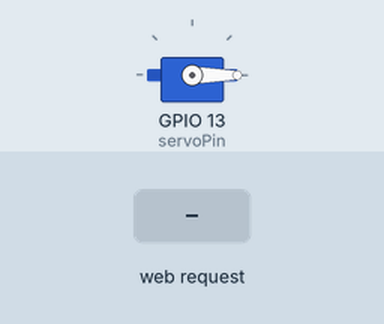
Simulated run of this sketch. Board: ESP32. On the bench: servo. The inputs (shaded band) are chosen by the test bench. WiFi joins after 1.5 s; servers stay silent unless stated; what the sketch prints to the serial monitor is not drawn.

Above: at 2.7 s.
2.8 s: HTTP request GET /open received
At 4.2 s:
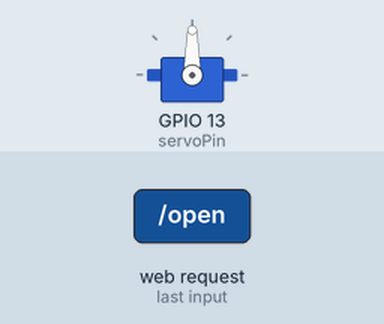
4.9 s: HTTP request GET /stop received
At 5.36 s:
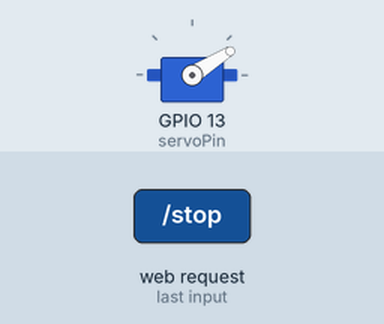
Timing chart, 0 to 7.9 s (numbered marks = the images above; inputs shaded):
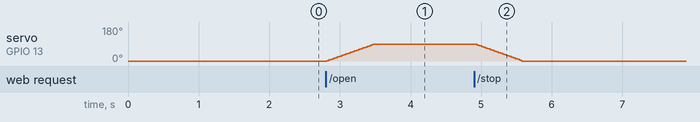

Measured:
- after the input at 2.8 s, servo on GPIO 13 (servoPin): moves from 0° to 90° over 0.66 s, starting at once
- after the input at 4.9 s, servo on GPIO 13 (servoPin): moves from 90° to 0° over 0.66 s, starting at once

The sketch:

esp32_servo.ino
```cpp
#include <WiFi.h>
#include <WebServer.h>
#include <ESP32Servo.h>

// [사용자 설정] 본인의 WiFi 정보로 변경하세요.
const char* ssid = "YOUR_WIFI_SSID";
const char* password = "YOUR_WIFI_PASSWORD";

WebServer server(80);
const int servoPin = 13;
Servo myServo;

int currentPos = 0;

void setup() {
  Serial.begin(115200);

  // ESP32Servo 타이머 할당
  ESP32PWM::allocateTimer(0);
  ESP32PWM::allocateTimer(1);
  ESP32PWM::allocateTimer(2);
  ESP32PWM::allocateTimer(3);

  myServo.setPeriodHertz(50);
  myServo.attach(servoPin, 500, 2400);

  // 초기 상태: 0도 (밸브 닫힘)
  myServo.write(0);
  currentPos = 0;

  WiFi.begin(ssid, password);
  Serial.print("Connecting to WiFi");
  while (WiFi.status() != WL_CONNECTED) {
    delay(500);
    Serial.print(".");
  }

  Serial.println("\nWiFi Connected!");
  Serial.print("IP Address: ");
  Serial.println(WiFi.localIP());

  // ---------------------------------------------------------
  // 1. /open → 0도에서 90도로 회전 (밸브 열기, 물 흐름)
  // ---------------------------------------------------------
  server.on("/open", []() {
    Serial.println("[수신] /open 명령 수신!");

    for (int pos = currentPos; pos <= 90; pos += 2) {
      myServo.write(pos);
      delay(15);
    }
    currentPos = 90;

    Serial.println("[모터 완료] 밸브 열림! (90도)");
    server.send(200, "text/plain", "Servo Opened: 90");
  });

  // ---------------------------------------------------------
  // 2. /stop → 90도에서 0도로 복귀 (밸브 잠금, 물 멈춤)
  // ---------------------------------------------------------
  server.on("/stop", []() {
    Serial.println("[수신] /stop 명령 수신!");

    for (int pos = currentPos; pos >= 0; pos -= 2) {
      myServo.write(pos);
      delay(15);
    }
    currentPos = 0;

    Serial.println("[모터 완료] 밸브 잠금! (0도)");
    server.send(200, "text/plain", "Servo Stopped: 0");
  });

  server.begin();
  Serial.println("HTTP Server Started. 대기 중...");
}

void loop() {
  server.handleClient();
}
```
